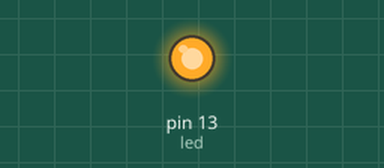
The sketch below on a simulated Arduino Uno, built with avr-gcc and run on an emulated ATmega328P. Parts: output pins drawn as LEDs (lit = HIGH). What the sketch prints to the serial monitor is not drawn.

Above: at 4.5 s.
At 5.5 s:
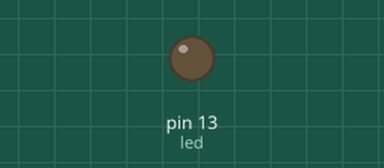
Timing chart, 0 to 7.8 s (numbered marks = the images above):
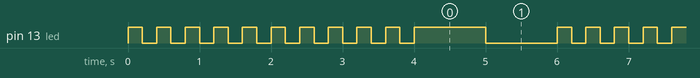

Measured:
- by itself, pin 13 (led): moves between LOW and HIGH, repeating every 6.0 s
- by itself, everything shown: repeats every 6.0 s, in 22 steps

The sketch:

Blink_while.ino
```cpp
#include <SoftwareSerial.h>

/*
  Blink v3
 Accensione e spegnimanto di un LED utilizzando un ciclo
 iterativo while per comandare il lampeggio.

 */

int led   = 13;
int breve = 200;
int lunga = 1000;


// /////////////////
// Setup: eseguita una volta sola all'accensione della scheda
void setup() {
  // initialize the digital pin as an output.
  pinMode(led, OUTPUT);
  Serial.begin(9600);
}

// ///////////////
// loop: Le istruzioni vengono eseguite all'infinito
void loop() {
  int iterator = 0; // Defniamo un variabile per controllare un ciclo iterativo
  while (iterator < 10) {
    rapido(); // accende e spegne rapidamente il LED
    iterator = iterator + 1 ; // incrementa l'iteratore

    Serial.print("rapido:");
    Serial.println(iterator);
    // iterator++ ; // equivalente
  }
  lento();  // accende e spegne lentamente il LED
}

// Funzioni create dall'utente:
void rapido() {
  // Accende e spegne rapidamente il LED

  // sequenze di istruzione: accendere e spegnere il LED
  digitalWrite(led, HIGH);   // turn the LED on (HIGH is the voltage level)
  delay(breve);               // wait for a second
  digitalWrite(led, LOW);    // turn the LED off by making the voltage LOW
  delay(breve);               // wait for a second
}

void lento() {
  // Accende e spegne lentamente il LED

  // sequenze di istruzione: accendere e spegnere il LED
  digitalWrite(led, HIGH);   // turn the LED on (HIGH is the voltage level)
  delay(lunga);               // wait for a second
  digitalWrite(led, LOW);    // turn the LED off by making the voltage LOW
  delay(lunga);
}


/* Domande
 *
 *  1. Creare una funziona lampeggia() che accetti come parametro
 *  il nuomero di ripetizioni da eseguire.
 *
 */
```
